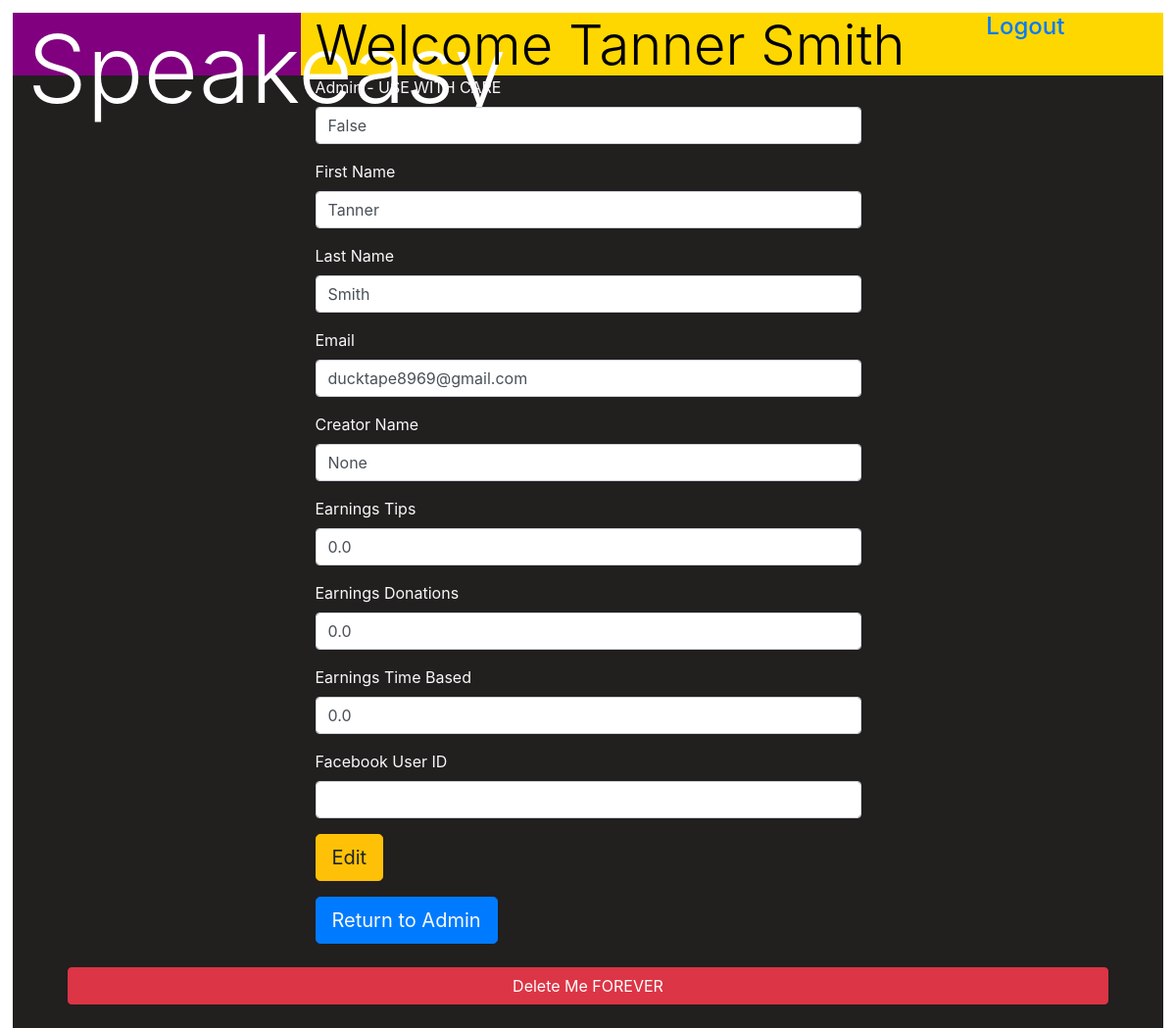
The app's page /editUser/2, older data.
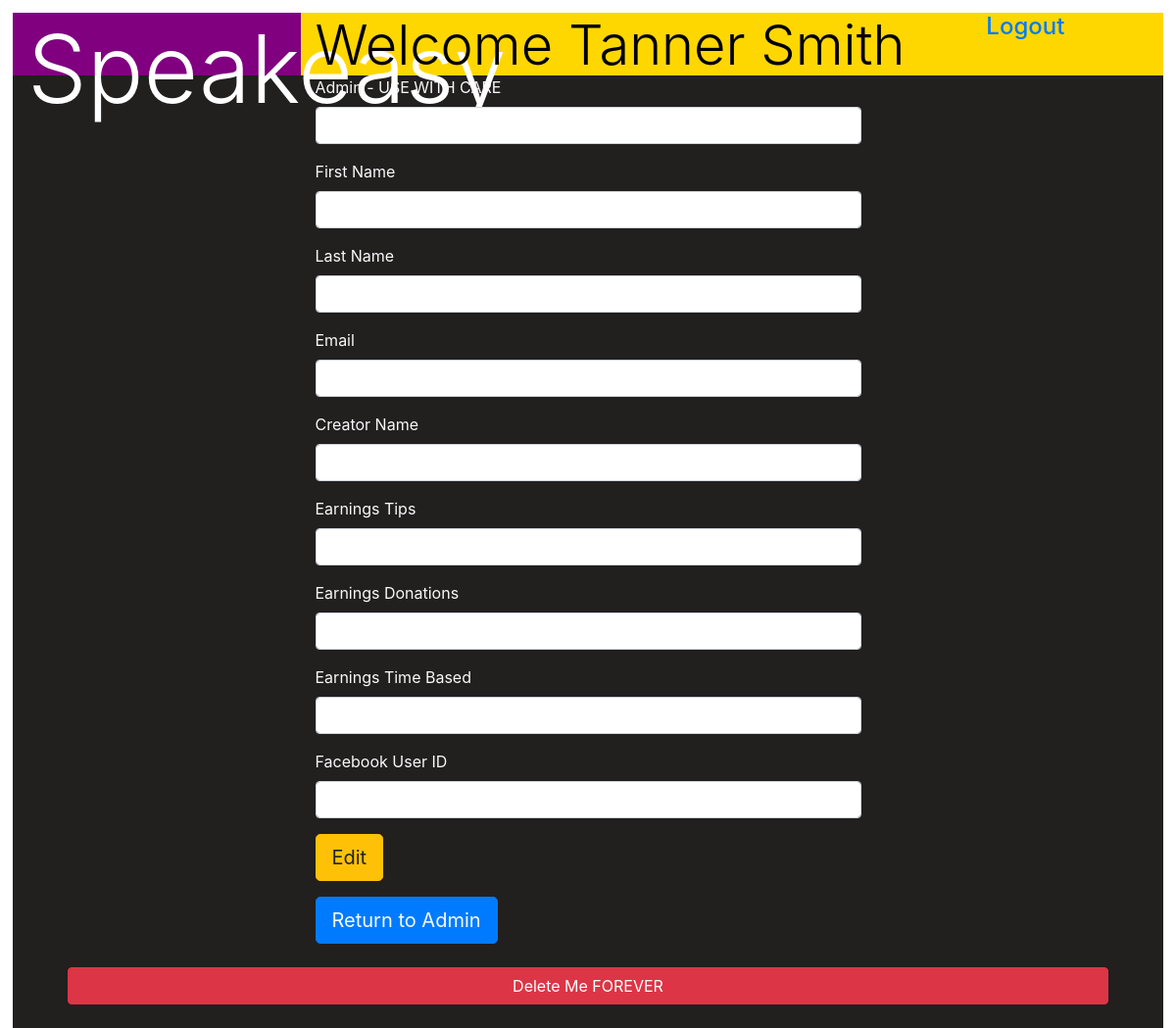
The same page, newer data.
### models.py (models this page shows, shortened)
class Users(db.Model):
    __tablename__ = 'Users'
    id = db.Column(db.Integer, primary_key=True)
    admin = db.Column(db.BOOLEAN, default = False)
    first_name = db.Column(db.String(255))
    last_name = db.Column(db.String(255))
    email = db.Column(db.String(255))
    passwordHash = db.Column(db.String(255))    #only for non-facebook users
    creator_name = db.Column(db.String(255))
    earnings_tips = db.Column(db.Float, default = 0.00)
    earnings_donations = db.Column(db.Float, default = 0.00)
    earnings_watcher_seconds = db.Column(db.Float, default = 0.00)
    description = db.Column(db.Text, default = "About Me...")
    user_image = db.Column(db.String(255), default = "blank_profile.png")  #retrieve from OAuth Facebook Picture, default will be path to default avatar
    stream = db.relationship("Streams", uselist = False, backref = "creator")
    videos = db.relationship("Videos", backref = "creator")
    fb_user_id = db.relationship("FBUsers", uselist = False, backref = "user")
    created_at = db.Column(db.DateTime)
    updated_at = db.Column(db.DateTime)

### app.py (the view)
@app.route("/editUser/<userID>")
def editUserPage(userID):
    userToEdit = Users.query.get(userID)
    if "user_id" in session:
        thisUser = Users.query.get(session['user_id'])
        if thisUser.admin == True:
            return render_template('edituser.html', thisUser = thisUser, userToEdit = userToEdit)
        else:
            return redirect('/')
    else:
        testUser = Users.query.get(1) #TEST USER ID
        return render_template('edituser.html', thisUser = testUser, userToEdit = userToEdit)

### templates/edituser.html (shortened to what this page needs)
<!DOCTYPE html>
<html lang="en">
<head>
    <link rel="stylesheet" href="https://stackpath.bootstrapcdn.com/bootstrap/4.4.1/css/bootstrap.min.css">
    <link rel="stylesheet" href="https://cdnjs.cloudflare.com/ajax/libs/font-awesome/5.11.2/css/all.css" />
    <link rel="stylesheet" type="text/css" href="{{ url_for('static', filename='css/style.css') }}">
    <link rel="stylesheet" href="../static/css/style.css">
</head>
<body>
    <div class="wrapper">
        <div class="topbar d-flex flex-lg-row">
            <div class="logobox col-md-3 d-inline-flex align-items-stretch">
                <h1 class="display-1">Speakeasy</h1>
            </div>
            <div class="welcomebox col-md-7 d-inline-flex align-items-stretch">
                <h2 class="display-4">Welcome {{ thisUser.first_name + ' ' + thisUser.last_name }}</h2>
            </div>
            <div class="logoutbox col-md-1 d-inline-flex align-items-stretch">
                <h4 class="display-5 logoutLink"><a href="/logout">Logout</a></h4>
            </div>
        </div>
        <div class="container col-xl-6">
            <form action="/updateUser/{{ userToEdit.id }}" method="POST">
                <div class="form-group">
                    <label class="text-light" for="admin">Admin - USE WITH CARE</label>
                    <input class="form-control" type="text" name="admin" value="{{ userToEdit.admin }}">
                </div>
                <div class="form-group">
                    <label class="text-light" for="first_name">First Name</label>
                    <input class="form-control" type="text" name="first_name" value="{{ userToEdit.first_name }}">
                </div>
                <div class="form-group">
                    <label class="text-light" for="last_name">Last Name</label>
                    <input class="form-control" type="text" name="last_name" value="{{ userToEdit.last_name }}">
                </div>
                <div class="form-group">
                    <label class="text-light" for="email">Email</label>
                    <input class="form-control" type="email" name="email" value="{{ userToEdit.email }}">
                </div>
                <div class="form-group">
                    <label class="text-light" for="creator_name">Creator Name</label>
                    <input class="form-control" type="text" name="creator_name" value="{{ userToEdit.creator_name }}">
                </div>
                <div class="form-group">
                    <label class="text-light" for="earnings_tips">Earnings Tips</label>
                    <input class="form-control" type="number" name="earnings_tips" value="{{ userToEdit.earnings_tips }}">
                </div>
                <div class="form-group">
                    <label class="text-light" for="earnings_donations">Earnings Donations</label>
                    <input class="form-control" type="number" name="earnings_donations" value="{{ userToEdit.earnings_donations }}">
                </div>
                <div class="form-group">
                    <label class="text-light" for="earnings_watcher_seconds">Earnings Time Based</label>
                    <input class="form-control" type="number" name="earnings_watcher_seconds" value="{{ userToEdit.earnings_watcher_seconds }}">
                </div>
                <div class="form-group">
                    <label class="text-light" for="fb_user_id">Facebook User ID</label>
                    <input class="form-control" type="number" name="fb_user_id" value="{{ userToEdit.fb_user_id }}">
                </div>
                <input class="btn btn-warning btn-lg mb-3" type="submit" value="Edit">
            </form>
            <div class="btn btn-lg btn-primary">
                <a class="text-light" href="/admin">Return to Admin</a>
            </div>
        </div>
        <div class="container">
            <a href="/deleteUser/{{ userToEdit.id }}" class="btn btn-danger d-block m-4">Delete Me FOREVER</a>
        </div>
    </div>
</body>
</html>

Row changes from the older to the newer data that the page shows:
removed Users: admin "False", first_name "Tanner", last_name "Smith", email "ducktape8969@gmail.com", creator_name "None", earnings_tips "0.0", earnings_donations "0.0", earnings_watcher_seconds "0.0"
